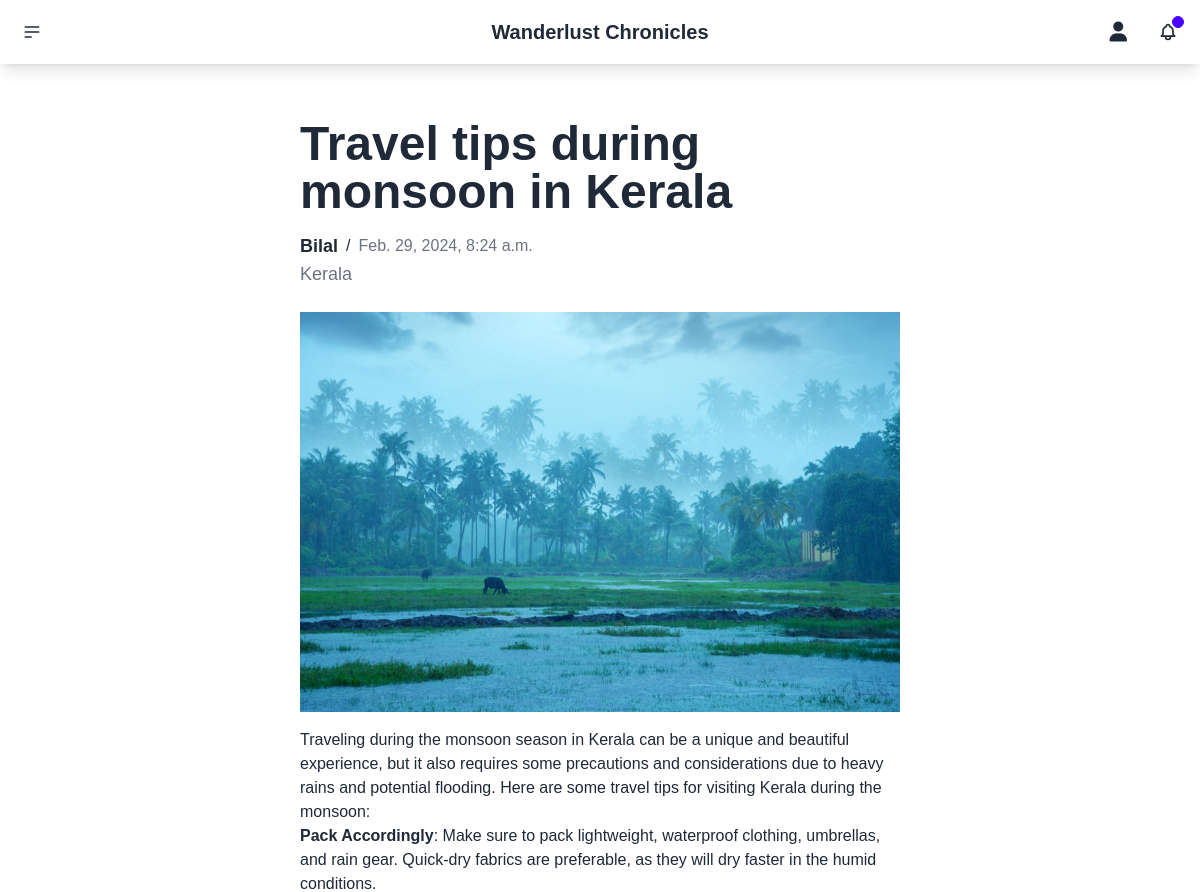
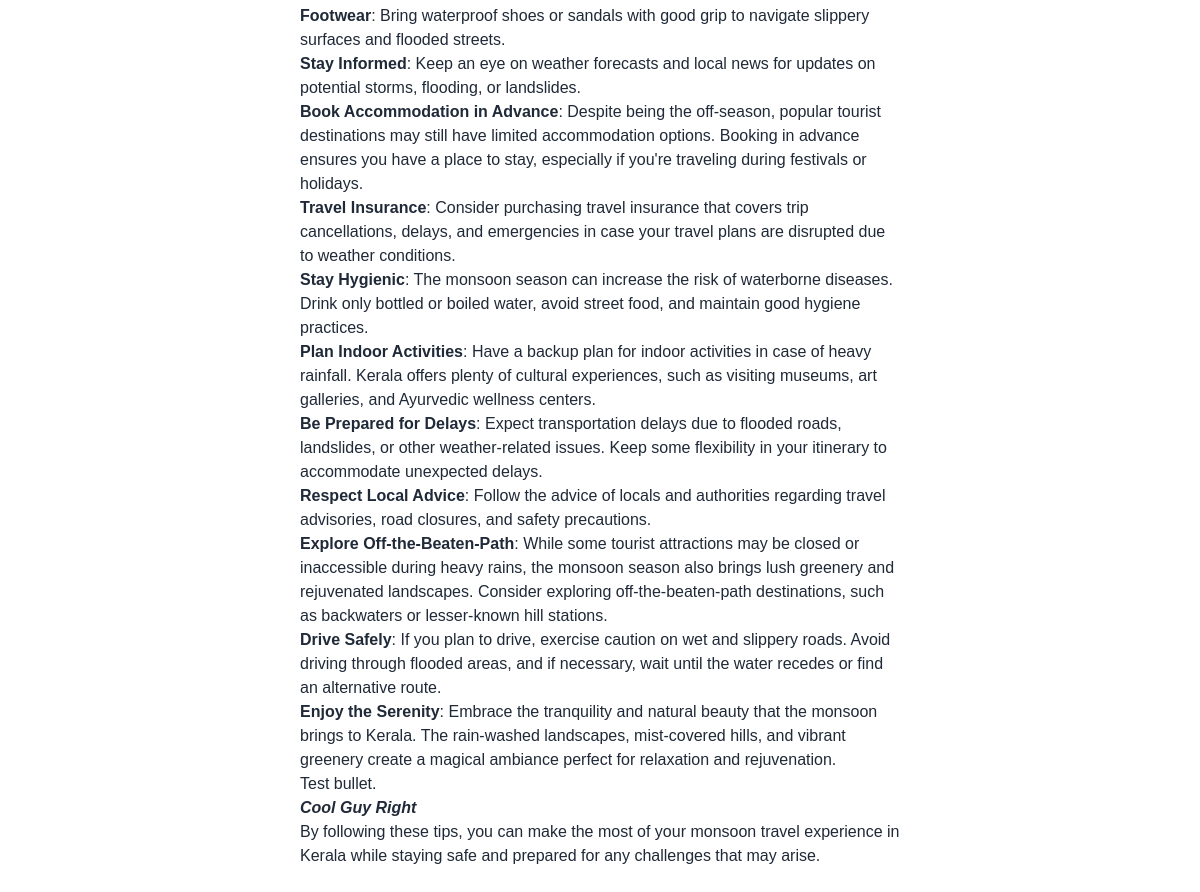
The app's page /blog/travel-tips-during-mansoon-in-kerala/ with its own data (2 pictures, top to bottom).
### blog/models.py (models this page shows, shortened)
class Blog(models.Model):
    title = models.CharField(max_length=200)
    slug = models.SlugField(null=True, blank=True)
    image = models.ImageField(upload_to='blog')
    content = HTMLField()
    author = models.ForeignKey(Author, on_delete=models.CASCADE)
    tags = models.ManyToManyField(Tag)
    is_published = models.BooleanField(default=False)
    created_on = models.DateTimeField(auto_now_add=True)
    updated_on = models.DateTimeField(auto_now=True)

class Author(models.Model):
    name = models.CharField(max_length=100, blank=False, null=False, unique=True)
    class Meta:
        verbose_name_plural = "Authors"
    def __str__(self):
        return self.name

class Tag(models.Model):
    name = models.CharField(max_length=50, unique=True)
    image = models.ImageField(upload_to='tags')

### blog/views.py (the view)
# urls.py: path('blog/<str:slug>/', views.Blogdetail, name='blog-detail'),
def Blogdetail(request, slug):
    blog = get_object_or_404(Blog, slug=slug)
    tags = blog.tags.all()
    context = {
        'blog': blog,
        'tags': tags,
    }
    return render(request, 'blog/blog-detail.html', context)

### templates/blog/blog-detail.html (shortened to what this page needs)
{% extends "base.html" %}
{% block content %}
    <div class="w-full h-full flex items-center justify-center">
        <div class="w-1/2 flex flex-col items-start justify-start py-14">
            <h1 class="text-5xl font-bolder mb-4">{{blog.title}}</h1>
            <div class="flex items-center gap-2">
                <p class="text-lg font-bold">{{blog.author}}</p> /
                <p class="text-gray-500">{{blog.created_on}}</p>
            </div>
            <div class="flex gap-2 mb-6">
                {% for tag in tags %}
                <p class="text-lg text-gray-500">{{tag.name}}</p>
                {% endfor %}
            </div>
            <img class="w-full h-full mb-4" src="{{blog.image.url}}" alt="Featured Image">
            {{blog.content | safe}}
        </div>
    </div>
{% endblock %}

### records on screen
Blog: title "Travel tips during monsoon in Kerala", author "Bilal", created_on "Feb. 29, 2024, 8:24 a.m.", image (picture), content "Traveling during the monsoon season in Kerala can be a unique and beautiful experience, but it also requires some precautions and considerations due to heavy rains and potential flooding. Here are some travel tips for visiting Kerala during the monsoon: Pack Accordingly : Make sure to pack lightweight, waterproof clothing, umbrellas, and rain gear. Quick-dry fabrics are preferable, as they will dry faster in the humid conditions. Footwear : Bring waterproof shoes or sandals with good grip to navigate slippery surfaces and flooded streets. Stay Informed : Keep an eye on weather forecasts and local news for updates on potential storms, flooding, or landslides. Book Accommodation in Advance :…"
Tag: name "Kerala"
